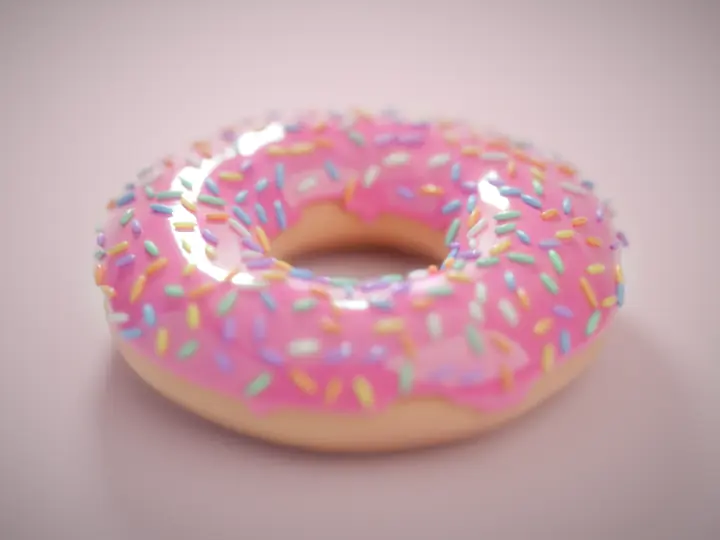
#> input picture assets/props/food/pink_donut_sprinkles/v002/renders/pink_donut_sprinkles_v002_luscious_48fps.webp, 720 x 540 px
$ python vanity.py ../../assets/props/food/pink_donut_sprinkles/v002/renders/pink_donut_sprinkles_v002_luscious_48fps.webp ../../assets/props/food/pink_donut_sprinkles/v002/renders/pink_donut_sprinkles_v002_hero.png
#> lines starting #> are read from the running program, lines starting #| are printed output that depends on the picture
"""Vanity filter: soft-focus glow, highlight bloom, warm-pink grade, saturation lift, vignette."""
import sys
from pathlib import Path

import numpy as np
from PIL import Image, ImageFilter


def blur(arr, radius):
    img = Image.fromarray((np.clip(arr, 0, 1) * 255).astype(np.uint8))
    return np.asarray(img.filter(ImageFilter.GaussianBlur(radius)), dtype=np.float32) / 255


def vanity(img):
    a = np.asarray(img.convert("RGB"), dtype=np.float32) / 255
    h, w, _ = a.shape
#> h = 540; w = 720
    # 1. Orton soft focus: screen-blend a blurred copy for that dreamy, airbrushed glow.
    soft = blur(a, w / 160)
    a = a * 0.78 + np.maximum(a, soft) * 0.22
    # 2. Bloom: only glints much brighter than their surroundings bleed light (wet icing),
    #    so the bright backdrop itself never glows.
    glint = np.clip(a - blur(a, w / 50) - 0.05, 0, 1)
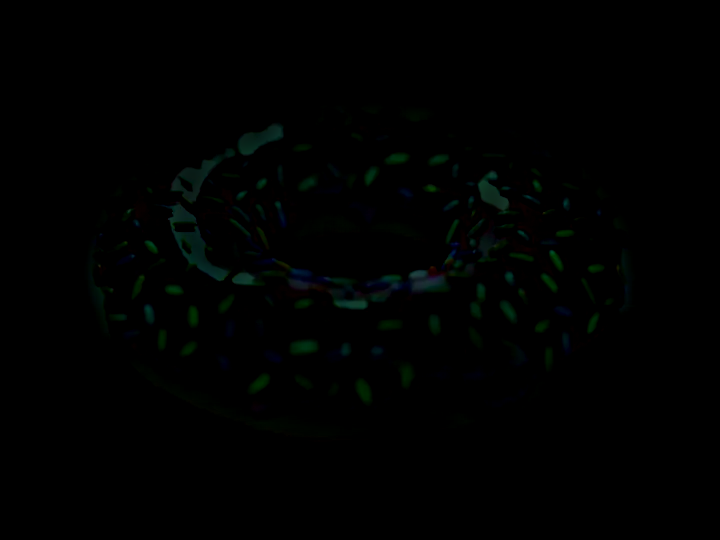
#> glint: shape (540, 720, 3) float32; mean R, G, B 0.00097, 0.0052, 0.00323
    a = a + blur(glint, w / 90) * 1.6 + blur(glint, w / 30) * 1.0
#> call 4 of blur, with radius = 24
#> in blur (call 4), `return np.asarray(img.filter(ImageFilter.GaussianBlur(radius)), dtype=..`:
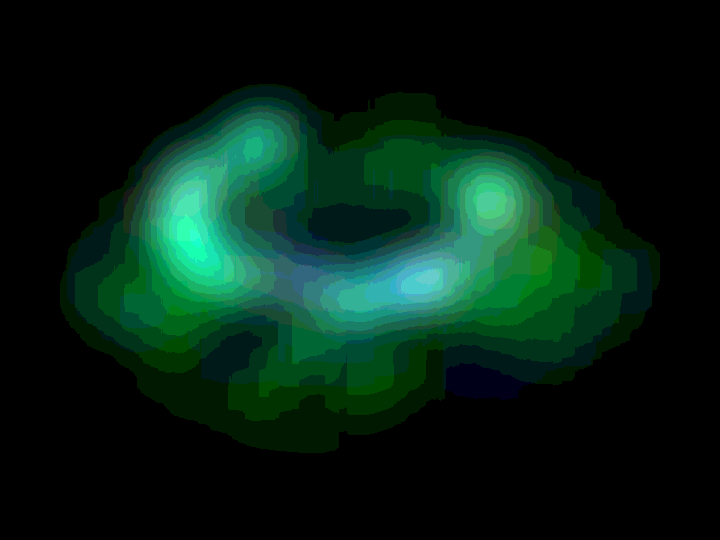
#> returned value: shape (540, 720, 3) float32; mean of channels 0, 1, 2 0.000798, 0.00498, 0.00307; drawn with min black and max white
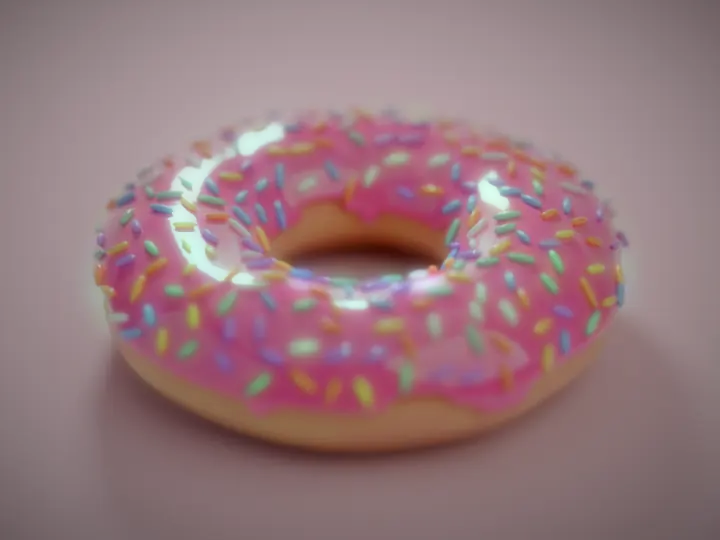
#> a: shape (540, 720, 3) float32; mean R, G, B 0.782, 0.652, 0.672; drawn with min black and max white
    # 3. Warm pink grade: blush the shadows, cream the highlights.
    a = a * np.array([1.03, 0.975, 0.985], dtype=np.float32) + np.array([0.025, 0.004, 0.018], dtype=np.float32) * (1 - a)
    # 4. Saturation lift around luminance.
    lum = (a @ np.array([0.2126, 0.7152, 0.0722], dtype=np.float32))[..., None]
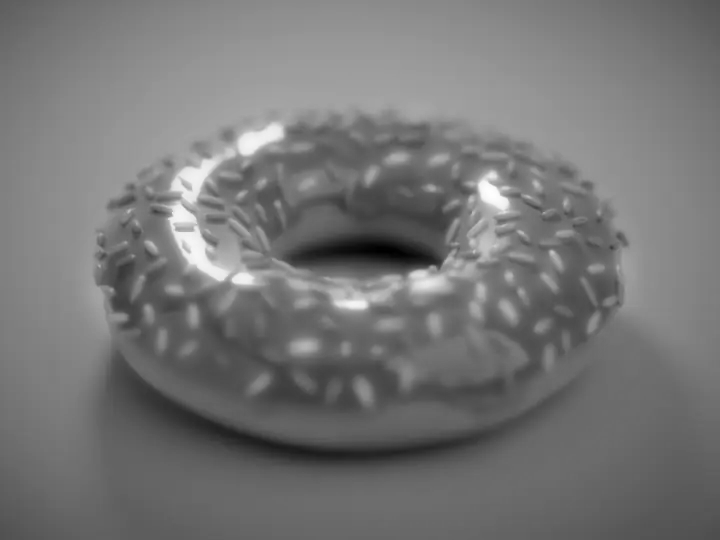
#> lum: shape (540, 720, 1) float32; min 0.256, max 1.16, mean 0.676; drawn with min black and max white
    a = lum + (a - lum) * 1.2
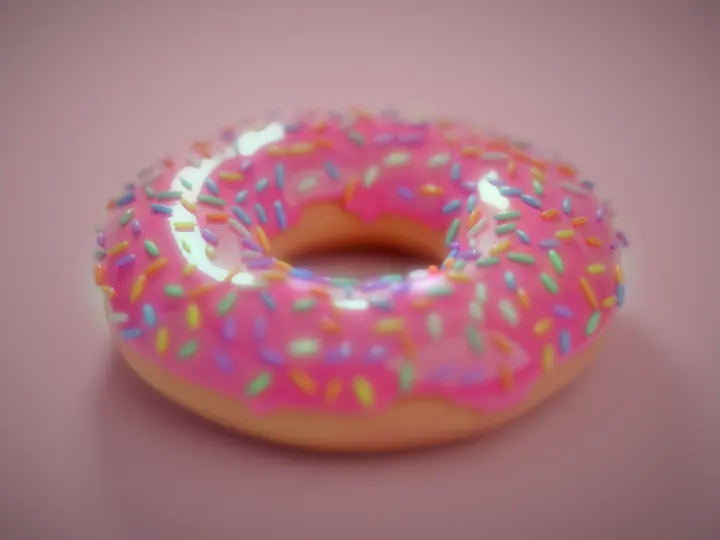
#> a: shape (540, 720, 3) float32; mean R, G, B 0.838, 0.629, 0.666; drawn with min black and max white
    # 5. Soft vignette.
    yy, xx = np.mgrid[0:h, 0:w].astype(np.float32)
    r2 = ((xx - w / 2) / (w / 2)) ** 2 + ((yy - h / 2) / (h / 2)) ** 2
    a = a * (1 - 0.17 * np.clip(r2 - 0.2, 0, None) ** 1.1)[..., None]
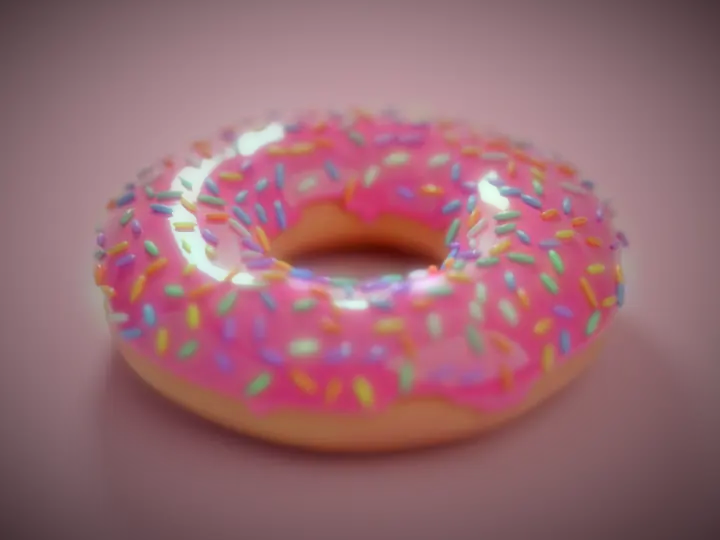
#> a: shape (540, 720, 3) float32; mean R, G, B 0.775, 0.578, 0.614; drawn with min black and max white
    return Image.fromarray((np.clip(a, 0, 1) * 255 + 0.5).astype(np.uint8))
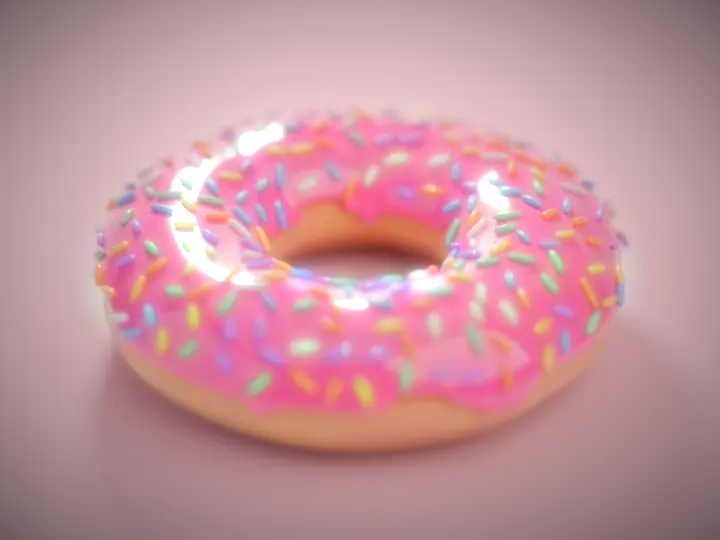
#> returned value: PIL image 720x540 RGB; mean R, G, B 197.5, 147.2, 156.2


if __name__ == "__main__":
    src, dst = Path(sys.argv[1]), Path(sys.argv[2])
    if src.is_file():
        vanity(Image.open(src)).save(dst)
    else:
        dst.mkdir(parents=True, exist_ok=True)
        for p in sorted(src.glob("frame_*.png")):
            vanity(Image.open(p)).save(dst / p.name)
